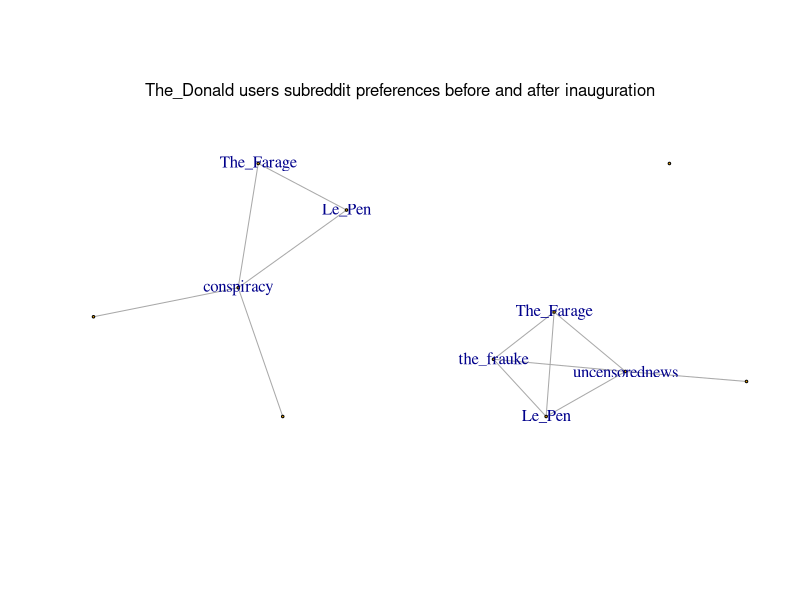

The R script that drew this image:

library(igraph)
library(tidyverse)
library(scales)
library(dplyr)


#data1 <- filter(read_csv("data/b4_algo1_translated.csv"), n_links > 1)
#data2 <- filter(read_csv("data/after_algo1_translated.csv"), n_links >  1)
data1 <- filter(read_csv("data/b4_inaug_translated.csv"), n_links > 1)
data2 <- filter(read_csv("data/after_inaug_translated.csv"), n_links >  1)


grph1 <- graph.data.frame(data1, directed = F)
grph2 <- graph.data.frame(data2, directed = F)

V(grph1)$label <- names(V(grph1))
V(grph2)$label <- names(V(grph2))

#plot(grph, layout = layout.auto, vertex.label=ifelse(degree(grph )>30,V(grph)$label, NA), vertex.size=2)


defaults <- c("politics", "The_Donald", "Art","AskReddit","askscience","aww","books","creepy",
              "dataisbeautiful","Documentaries","EarthPorn","explainlikeimfive","food",
              "funny","Futurology","gadgets","gaming","GetMotivated","gifs","history","IAmA",
              "InternetIsBeautiful","Jokes","LifeProTips","listentothis","mildlyinteresting",
              "movies","Music","news","nosleep","nottheonion","OldSchoolCool","personalfinance",
              "philosophy","photoshopbattles","pics","science","Showerthoughts","space","sports",
              "television","tifu","todayilearned","UpliftingNews","videos","worldnews")

actual_defaults1 <- names(V(grph1))[names(V(grph1)) %in% defaults]
actual_defaults2 <- names(V(grph2))[names(V(grph2)) %in% defaults]

grph1 <- delete_vertices(grph1, actual_defaults1)
grph2 <- delete_vertices(grph2, actual_defaults2)

#plot(grph2, layout = layout.auto, vertex.label=ifelse(degree(grph2 )>15,V(grph2)$label, NA), vertex.size=2)

#grph3 <- delete_vertices(grph2, c("The_Donald"))

#plot(grph3, layout=layout.auto,  vertex.label=ifelse(degree(grph3 )>10,V(grph3)$label, NA), vertex.size=2)

grph1 <- delete_vertices(grph1, which(degree(grph1) <= 1))
grph2 <- delete_vertices(grph2, which(degree(grph2) <= 1))
#grph4 <- delete_vertices(grph4, which(degree(grph4) <= 2))

par(mfrow=c(1,2))
plot(grph1, layout=layout.auto, vertex.label=ifelse(degree(grph1 )>1,
                                                    V(grph2)$label, NA), vertex.size=2)
plot(grph2, layout=layout.auto, vertex.label=ifelse(degree(grph2 )>1,
                                                    V(grph2)$label, NA), vertex.size=2)
mtext("The_Donald users subreddit preferences before and after inauguration",
      sub="Labels added to subreddits with degree greater than 5",
      side = 3, line = -5, outer = TRUE)



